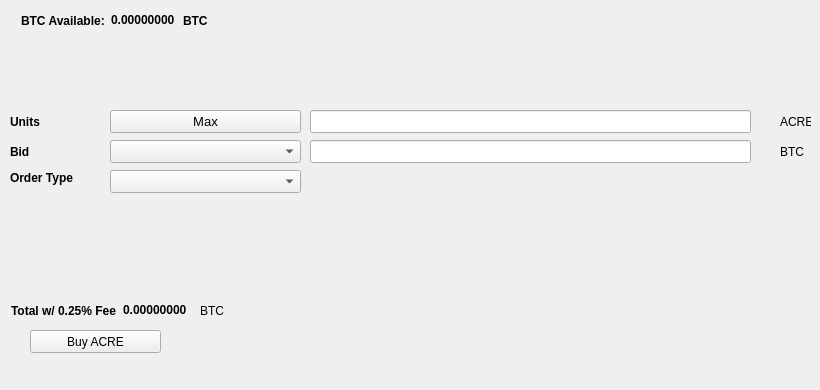
   <widget class="QWidget" name="BuyTab">
    <attribute name="title">
     <string>Buy</string>
    </attribute>
    <widget class="QPushButton" name="BuyACRE">
     <property name="geometry">
      <rect>
       <x>30</x>
       <y>330</y>
       <width>131</width>
       <height>23</height>
      </rect>
     </property>
     <property name="text">
      <string>Buy ACRE</string>
     </property>
     <property name="icon">
      <iconset resource="../acre.qrc">
       <normaloff>:/icons/bitcoin</normaloff>:/icons/bitcoin</iconset>
     </property>
    </widget>
    <widget class="QLabel" name="label_3">
     <property name="geometry">
      <rect>
       <x>10</x>
       <y>110</y>
       <width>46</width>
       <height>23</height>
      </rect>
     </property>
     <property name="font">
      <font>
       <weight>75</weight>
       <bold>true</bold>
      </font>
     </property>
     <property name="text">
      <string>Units</string>
     </property>
    </widget>
    <widget class="QLineEdit" name="UnitsInput">
     <property name="geometry">
      <rect>
       <x>310</x>
       <y>110</y>
       <width>441</width>
       <height>23</height>
      </rect>
     </property>
     <property name="font">
      <font>
       <pointsize>9</pointsize>
       <weight>75</weight>
       <bold>true</bold>
      </font>
     </property>
    </widget>
    <widget class="QLineEdit" name="BuyBidPriceEdit">
     <property name="geometry">
      <rect>
       <x>310</x>
       <y>140</y>
       <width>441</width>
       <height>23</height>
      </rect>
     </property>
     <property name="font">
      <font>
       <pointsize>9</pointsize>
       <weight>75</weight>
       <bold>true</bold>
      </font>
     </property>
    </widget>
    <widget class="QLabel" name="label_4">
     <property name="geometry">
      <rect>
       <x>780</x>
       <y>110</y>
       <width>31</width>
       <height>23</height>
      </rect>
     </property>
     <property name="text">
      <string>ACRE</string>
     </property>
    </widget>
    <widget class="QLabel" name="label_5">
     <property name="geometry">
      <rect>
       <x>780</x>
       <y>140</y>
       <width>31</width>
       <height>23</height>
      </rect>
     </property>
     <property name="text">
      <string>BTC</string>
     </property>
    </widget>
    <widget class="QLabel" name="label_6">
     <property name="geometry">
      <rect>
       <x>10</x>
       <y>140</y>
       <width>46</width>
       <height>23</height>
      </rect>
     </property>
     <property name="font">
      <font>
       <weight>75</weight>
       <bold>true</bold>
      </font>
     </property>
     <property name="text">
      <string>Bid</string>
     </property>
    </widget>
    <widget class="QLabel" name="label_7">
     <property name="geometry">
      <rect>
       <x>10</x>
       <y>170</y>
       <width>91</width>
       <height>16</height>
      </rect>
     </property>
     <property name="font">
      <font>
       <weight>75</weight>
       <bold>true</bold>
      </font>
     </property>
     <property name="text">
      <string>Order Type</string>
     </property>
    </widget>
    <widget class="QPushButton" name="Buy_Max_Amount">
     <property name="geometry">
      <rect>
       <x>110</x>
       <y>110</y>
       <width>191</width>
       <height>23</height>
      </rect>
     </property>
     <property name="font">
      <font>
       <pointsize>10</pointsize>
      </font>
     </property>
     <property name="text">
      <string>Max</string>
     </property>
    </widget>
    <widget class="QComboBox" name="BuyBidcomboBox">
     <property name="geometry">
      <rect>
       <x>110</x>
       <y>140</y>
       <width>191</width>
       <height>23</height>
      </rect>
     </property>
     <property name="font">
      <font>
       <pointsize>10</pointsize>
      </font>
     </property>
    </widget>
    <widget class="QComboBox" name="buyOrdertypeCombo">
     <property name="geometry">
      <rect>
       <x>110</x>
       <y>170</y>
       <width>191</width>
       <height>23</height>
      </rect>
     </property>
     <property name="font">
      <font>
       <pointsize>10</pointsize>
      </font>
     </property>
    </widget>
    <widget class="QWidget" name="layoutWidget1">
     <property name="geometry">
      <rect>
       <x>21</x>
       <y>11</y>
       <width>227</width>
       <height>19</height>
      </rect>
     </property>
     <layout class="QHBoxLayout" name="horizontalLayout_3">
      <item>
       <widget class="QLabel" name="label232">
        <property name="font">
         <font>
          <weight>75</weight>
          <bold>true</bold>
         </font>
        </property>
        <property name="text">
         <string>BTC Available:</string>
        </property>
       </widget>
      </item>
      <item>
       <widget class="QLabel" name="BtcAvailableLbl">
        <property name="palette">
         <palette>
          <active>
           <colorrole role="WindowText">
            <brush brushstyle="SolidPattern">
             <color alpha="255">
              <red>0</red>
              <green>0</green>
              <blue>0</blue>
             </color>
            </brush>
           </colorrole>
           <colorrole role="Button">
            <brush brushstyle="SolidPattern">
             <color alpha="255">
              <red>0</red>
              <green>170</green>
              <blue>0</blue>
             </color>
            </brush>
           </colorrole>
           <colorrole role="Light">
            <brush brushstyle="SolidPattern">
             <color alpha="255">
              <red>0</red>
              <green>255</green>
              <blue>0</blue>
             </color>
            </brush>
           </colorrole>
           <colorrole role="Midlight">
            <brush brushstyle="SolidPattern">
             <color alpha="255">
              <red>0</red>
              <green>212</green>
              <blue>0</blue>
             </color>
            </brush>
           </colorrole>
           <colorrole role="Dark">
            <brush brushstyle="SolidPattern">
             <color alpha="255">
              <red>0</red>
              <green>85</green>
              <blue>0</blue>
             </color>
            </brush>
           </colorrole>
           <colorrole role="Mid">
            <brush brushstyle="SolidPattern">
             <color alpha="255">
              <red>0</red>
              <green>113</green>
              <blue>0</blue>
             </color>
            </brush>
           </colorrole>
           <colorrole role="Text">
            <brush brushstyle="SolidPattern">
             <color alpha="255">
              <red>0</red>
              <green>170</green>
              <blue>0</blue>
             </color>
            </brush>
           </colorrole>
           <colorrole role="BrightText">
            <brush brushstyle="SolidPattern">
             <color alpha="255">
              <red>255</red>
              <green>255</green>
              <blue>255</blue>
             </color>
            </brush>
           </colorrole>
           <colorrole role="ButtonText">
            <brush brushstyle="SolidPattern">
             <color alpha="255">
              <red>0</red>
              <green>0</green>
              <blue>0</blue>
             </color>
            </brush>
           </colorrole>
           <colorrole role="Base">
            <brush brushstyle="SolidPattern">
             <color alpha="255">
              <red>255</red>
              <green>255</green>
              <blue>255</blue>
             </color>
            </brush>
           </colorrole>
           <colorrole role="Window">
            <brush brushstyle="SolidPattern">
             <color alpha="255">
              <red>0</red>
              <green>170</green>
              <blue>0</blue>
             </color>
            </brush>
           </colorrole>
           <colorrole role="Shadow">
            <brush brushstyle="SolidPattern">
             <color alpha="255">
              <red>0</red>
              <green>0</green>
              <blue>0</blue>
             </color>
            </brush>
           </colorrole>
           <colorrole role="AlternateBase">
            <brush brushstyle="SolidPattern">
             <color alpha="255">
              <red>127</red>
              <green>212</green>
              <blue>127</blue>
             </color>
            </brush>
           </colorrole>
           <colorrole role="ToolTipBase">
            <brush brushstyle="SolidPattern">
             <color alpha="255">
              <red>255</red>
              <green>255</green>
              <blue>220</blue>
             </color>
            </brush>
           </colorrole>
           <colorrole role="ToolTipText">
            <brush brushstyle="SolidPattern">
             <color alpha="255">
              <red>0</red>
              <green>0</green>
              <blue>0</blue>
             </color>
            </brush>
           </colorrole>
          </active>
          <inactive>
           <colorrole role="WindowText">
            <brush brushstyle="SolidPattern">
             <color alpha="255">
              <red>0</red>
              <green>0</green>
              <blue>0</blue>
             </color>
            </brush>
           </colorrole>
           <colorrole role="Button">
            <brush brushstyle="SolidPattern">
             <color alpha="255">
              <red>0</red>
              <green>170</green>
              <blue>0</blue>
             </color>
            </brush>
           </colorrole>
           <colorrole role="Light">
            <brush brushstyle="SolidPattern">
             <color alpha="255">
              <red>0</red>
              <green>255</green>
              <blue>0</blue>
             </color>
            </brush>
           </colorrole>
           <colorrole role="Midlight">
            <brush brushstyle="SolidPattern">
             <color alpha="255">
              <red>0</red>
              <green>212</green>
              <blue>0</blue>
             </color>
            </brush>
           </colorrole>
           <colorrole role="Dark">
            <brush brushstyle="SolidPattern">
             <color alpha="255">
              <red>0</red>
              <green>85</green>
              <blue>0</blue>
             </color>
            </brush>
           </colorrole>
           <colorrole role="Mid">
            <brush brushstyle="SolidPattern">
             <color alpha="255">
              <red>0</red>
              <green>113</green>
              <blue>0</blue>
             </color>
            </brush>
           </colorrole>
           <colorrole role="Text">
            <brush brushstyle="SolidPattern">
             <color alpha="255">
              <red>0</red>
              <green>170</green>
              <blue>0</blue>
             </color>
            </brush>
           </colorrole>
           <colorrole role="BrightText">
            <brush brushstyle="SolidPattern">
             <color alpha="255">
              <red>255</red>
              <green>255</green>
              <blue>255</blue>
             </color>
            </brush>
           </colorrole>
           <colorrole role="ButtonText">
            <brush brushstyle="SolidPattern">
             <color alpha="255">
              <red>0</red>
              <green>0</green>
              <blue>0</blue>
             </color>
            </brush>
           </colorrole>
           <colorrole role="Base">
            <brush brushstyle="SolidPattern">
             <color alpha="255">
              <red>255</red>
              <green>255</green>
              <blue>255</blue>
             </color>
            </brush>
           </colorrole>
           <colorrole role="Window">
            <brush brushstyle="SolidPattern">
             <color alpha="255">
              <red>0</red>
              <green>170</green>
              <blue>0</blue>
             </color>
            </brush>
           </colorrole>
           <colorrole role="Shadow">
            <brush brushstyle="SolidPattern">
             <color alpha="255">
              <red>0</red>
              <green>0</green>
              <blue>0</blue>
             </color>
            </brush>
           </colorrole>
           <colorrole role="AlternateBase">
            <brush brushstyle="SolidPattern">
             <color alpha="255">
              <red>127</red>
              <green>212</green>
              <blue>127</blue>
             </color>
            </brush>
           </colorrole>
           <colorrole role="ToolTipBase">
            <brush brushstyle="SolidPattern">
             <color alpha="255">
              <red>255</red>
              <green>255</green>
              <blue>220</blue>
             </color>
            </brush>
           </colorrole>
           <colorrole role="ToolTipText">
            <brush brushstyle="SolidPattern">
             <color alpha="255">
              <red>0</red>
              <green>0</green>
              <blue>0</blue>
             </color>
            </brush>
           </colorrole>
          </inactive>
          <disabled>
           <colorrole role="WindowText">
            <brush brushstyle="SolidPattern">
             <color alpha="255">
              <red>0</red>
              <green>85</green>
              <blue>0</blue>
             </color>
            </brush>
           </colorrole>
           <colorrole role="Button">
            <brush brushstyle="SolidPattern">
             <color alpha="255">
              <red>0</red>
              <green>170</green>
              <blue>0</blue>
             </color>
            </brush>
           </colorrole>
           <colorrole role="Light">
            <brush brushstyle="SolidPattern">
             <color alpha="255">
              <red>0</red>
              <green>255</green>
              <blue>0</blue>
             </color>
            </brush>
           </colorrole>
           <colorrole role="Midlight">
            <brush brushstyle="SolidPattern">
             <color alpha="255">
              <red>0</red>
              <green>212</green>
              <blue>0</blue>
             </color>
            </brush>
           </colorrole>
           <colorrole role="Dark">
            <brush brushstyle="SolidPattern">
             <color alpha="255">
              <red>0</red>
              <green>85</green>
              <blue>0</blue>
             </color>
            </brush>
           </colorrole>
           <colorrole role="Mid">
            <brush brushstyle="SolidPattern">
             <color alpha="255">
              <red>0</red>
              <green>113</green>
              <blue>0</blue>
             </color>
            </brush>
           </colorrole>
           <colorrole role="Text">
            <brush brushstyle="SolidPattern">
             <color alpha="255">
              <red>0</red>
              <green>85</green>
              <blue>0</blue>
             </color>
            </brush>
           </colorrole>
           <colorrole role="BrightText">
            <brush brushstyle="SolidPattern">
             <color alpha="255">
              <red>255</red>
              <green>255</green>
              <blue>255</blue>
             </color>
            </brush>
           </colorrole>
           <colorrole role="ButtonText">
            <brush brushstyle="SolidPattern">
             <color alpha="255">
              <red>0</red>
              <green>85</green>
              <blue>0</blue>
             </color>
            </brush>
           </colorrole>
           <colorrole role="Base">
            <brush brushstyle="SolidPattern">
             <color alpha="255">
              <red>0</red>
              <green>170</green>
              <blue>0</blue>
             </color>
            </brush>
           </colorrole>
           <colorrole role="Window">
            <brush brushstyle="SolidPattern">
             <color alpha="255">
              <red>0</red>
              <green>170</green>
              <blue>0</blue>
             </color>
            </brush>
           </colorrole>
           <colorrole role="Shadow">
            <brush brushstyle="SolidPattern">
             <color alpha="255">
              <red>0</red>
              <green>0</green>
              <blue>0</blue>
             </color>
            </brush>
           </colorrole>
           <colorrole role="AlternateBase">
            <brush brushstyle="SolidPattern">
             <color alpha="255">
              <red>0</red>
              <green>170</green>
              <blue>0</blue>
             </color>
            </brush>
           </colorrole>
           <colorrole role="ToolTipBase">
            <brush brushstyle="SolidPattern">
             <color alpha="255">
              <red>255</red>
              <green>255</green>
              <blue>220</blue>
             </color>
            </brush>
           </colorrole>
           <colorrole role="ToolTipText">
            <brush brushstyle="SolidPattern">
             <color alpha="255">
              <red>0</red>
              <green>0</green>
              <blue>0</blue>
             </color>
            </brush>
           </colorrole>
          </disabled>
         </palette>
        </property>
        <property name="font">
         <font>
          <weight>75</weight>
          <bold>true</bold>
         </font>
        </property>
        <property name="text">
         <string>0.00000000</string>
        </property>
        <property name="textInteractionFlags">
         <set>Qt::LinksAccessibleByMouse|Qt::TextSelectableByKeyboard|Qt::TextSelectableByMouse</set>
        </property>
       </widget>
      </item>
      <item>
       <widget class="QLabel" name="BtcAvailableLbl_2">
        <property name="font">
         <font>
          <weight>75</weight>
          <bold>true</bold>
         </font>
        </property>
        <property name="text">
         <string>BTC</string>
        </property>
       </widget>
      </item>
     </layout>
    </widget>
    <widget class="QWidget" name="layoutWidge2">
     <property name="geometry">
      <rect>
       <x>11</x>
       <y>301</y>
       <width>259</width>
       <height>19</height>
      </rect>
     </property>
     <layout class="QHBoxLayout" name="horizontalLayout_4">
      <item>
       <widget class="QLabel" name="label_9">
        <property name="font">
         <font>
          <weight>75</weight>
          <bold>true</bold>
         </font>
        </property>
        <property name="text">
         <string>Total w/ 0.25% Fee</string>
        </property>
       </widget>
      </item>
      <item>
       <widget class="QLabel" name="BuyCostLabel">
        <property name="palette">
         <palette>
          <active>
           <colorrole role="WindowText">
            <brush brushstyle="SolidPattern">
             <color alpha="255">
              <red>0</red>
              <green>0</green>
              <blue>0</blue>
             </color>
            </brush>
           </colorrole>
           <colorrole role="Button">
            <brush brushstyle="SolidPattern">
             <color alpha="255">
              <red>0</red>
              <green>170</green>
              <blue>0</blue>
             </color>
            </brush>
           </colorrole>
           <colorrole role="Light">
            <brush brushstyle="SolidPattern">
             <color alpha="255">
              <red>0</red>
              <green>255</green>
              <blue>0</blue>
             </color>
            </brush>
           </colorrole>
           <colorrole role="Midlight">
            <brush brushstyle="SolidPattern">
             <color alpha="255">
              <red>0</red>
              <green>212</green>
              <blue>0</blue>
             </color>
            </brush>
           </colorrole>
           <colorrole role="Dark">
            <brush brushstyle="SolidPattern">
             <color alpha="255">
              <red>0</red>
              <green>85</green>
              <blue>0</blue>
             </color>
            </brush>
           </colorrole>
           <colorrole role="Mid">
            <brush brushstyle="SolidPattern">
             <color alpha="255">
              <red>0</red>
              <green>113</green>
              <blue>0</blue>
             </color>
            </brush>
           </colorrole>
           <colorrole role="Text">
            <brush brushstyle="SolidPattern">
             <color alpha="255">
              <red>0</red>
              <green>170</green>
              <blue>0</blue>
             </color>
            </brush>
           </colorrole>
           <colorrole role="BrightText">
            <brush brushstyle="SolidPattern">
             <color alpha="255">
              <red>255</red>
              <green>255</green>
              <blue>255</blue>
             </color>
            </brush>
           </colorrole>
           <colorrole role="ButtonText">
            <brush brushstyle="SolidPattern">
             <color alpha="255">
              <red>0</red>
              <green>0</green>
              <blue>0</blue>
             </color>
            </brush>
           </colorrole>
           <colorrole role="Base">
            <brush brushstyle="SolidPattern">
             <color alpha="255">
              <red>255</red>
              <green>255</green>
              <blue>255</blue>
             </color>
            </brush>
           </colorrole>
           <colorrole role="Window">
            <brush brushstyle="SolidPattern">
             <color alpha="255">
              <red>0</red>
              <green>170</green>
              <blue>0</blue>
             </color>
            </brush>
           </colorrole>
           <colorrole role="Shadow">
            <brush brushstyle="SolidPattern">
             <color alpha="255">
              <red>0</red>
              <green>0</green>
              <blue>0</blue>
             </color>
            </brush>
           </colorrole>
           <colorrole role="AlternateBase">
            <brush brushstyle="SolidPattern">
             <color alpha="255">
              <red>127</red>
              <green>212</green>
              <blue>127</blue>
             </color>
            </brush>
           </colorrole>
           <colorrole role="ToolTipBase">
            <brush brushstyle="SolidPattern">
             <color alpha="255">
              <red>255</red>
              <green>255</green>
              <blue>220</blue>
             </color>
            </brush>
           </colorrole>
           <colorrole role="ToolTipText">
            <brush brushstyle="SolidPattern">
             <color alpha="255">
              <red>0</red>
              <green>0</green>
              <blue>0</blue>
             </color>
            </brush>
           </colorrole>
          </active>
          <inactive>
           <colorrole role="WindowText">
            <brush brushstyle="SolidPattern">
             <color alpha="255">
              <red>0</red>
              <green>0</green>
              <blue>0</blue>
             </color>
            </brush>
           </colorrole>
           <colorrole role="Button">
            <brush brushstyle="SolidPattern">
             <color alpha="255">
              <red>0</red>
              <green>170</green>
              <blue>0</blue>
             </color>
            </brush>
           </colorrole>
           <colorrole role="Light">
            <brush brushstyle="SolidPattern">
             <color alpha="255">
              <red>0</red>
              <green>255</green>
              <blue>0</blue>
             </color>
            </brush>
           </colorrole>
           <colorrole role="Midlight">
            <brush brushstyle="SolidPattern">
             <color alpha="255">
              <red>0</red>
              <green>212</green>
              <blue>0</blue>
             </color>
            </brush>
           </colorrole>
           <colorrole role="Dark">
            <brush brushstyle="SolidPattern">
             <color alpha="255">
              <red>0</red>
              <green>85</green>
              <blue>0</blue>
             </color>
            </brush>
           </colorrole>
           <colorrole role="Mid">
            <brush brushstyle="SolidPattern">
             <color alpha="255">
              <red>0</red>
              <green>113</green>
              <blue>0</blue>
             </color>
            </brush>
           </colorrole>
           <colorrole role="Text">
            <brush brushstyle="SolidPattern">
             <color alpha="255">
              <red>0</red>
              <green>170</green>
              <blue>0</blue>
             </color>
            </brush>
           </colorrole>
           <colorrole role="BrightText">
            <brush brushstyle="SolidPattern">
             <color alpha="255">
              <red>255</red>
              <green>255</green>
              <blue>255</blue>
             </color>
            </brush>
           </colorrole>
           <colorrole role="ButtonText">
            <brush brushstyle="SolidPattern">
             <color alpha="255">
              <red>0</red>
              <green>0</green>
              <blue>0</blue>
             </color>
            </brush>
           </colorrole>
           <colorrole role="Base">
            <brush brushstyle="SolidPattern">
             <color alpha="255">
              <red>255</red>
              <green>255</green>
              <blue>255</blue>
             </color>
            </brush>
           </colorrole>
           <colorrole role="Window">
            <brush brushstyle="SolidPattern">
             <color alpha="255">
              <red>0</red>
              <green>170</green>
              <blue>0</blue>
             </color>
            </brush>
           </colorrole>
           <colorrole role="Shadow">
            <brush brushstyle="SolidPattern">
             <color alpha="255">
              <red>0</red>
              <green>0</green>
              <blue>0</blue>
             </color>
            </brush>
           </colorrole>
           <colorrole role="AlternateBase">
            <brush brushstyle="SolidPattern">
             <color alpha="255">
              <red>127</red>
              <green>212</green>
              <blue>127</blue>
             </color>
            </brush>
           </colorrole>
           <colorrole role="ToolTipBase">
            <brush brushstyle="SolidPattern">
             <color alpha="255">
              <red>255</red>
              <green>255</green>
              <blue>220</blue>
             </color>
            </brush>
           </colorrole>
           <colorrole role="ToolTipText">
            <brush brushstyle="SolidPattern">
             <color alpha="255">
              <red>0</red>
              <green>0</green>
              <blue>0</blue>
             </color>
            </brush>
           </colorrole>
          </inactive>
          <disabled>
           <colorrole role="WindowText">
            <brush brushstyle="SolidPattern">
             <color alpha="255">
              <red>0</red>
              <green>85</green>
              <blue>0</blue>
             </color>
            </brush>
           </colorrole>
           <colorrole role="Button">
            <brush brushstyle="SolidPattern">
             <color alpha="255">
              <red>0</red>
              <green>170</green>
              <blue>0</blue>
             </color>
            </brush>
           </colorrole>
           <colorrole role="Light">
            <brush brushstyle="SolidPattern">
             <color alpha="255">
              <red>0</red>
              <green>255</green>
              <blue>0</blue>
             </color>
            </brush>
           </colorrole>
           <colorrole role="Midlight">
            <brush brushstyle="SolidPattern">
             <color alpha="255">
              <red>0</red>
              <green>212</green>
              <blue>0</blue>
             </color>
            </brush>
           </colorrole>
           <colorrole role="Dark">
            <brush brushstyle="SolidPattern">
             <color alpha="255">
              <red>0</red>
              <green>85</green>
              <blue>0</blue>
             </color>
            </brush>
           </colorrole>
           <colorrole role="Mid">
            <brush brushstyle="SolidPattern">
             <color alpha="255">
              <red>0</red>
              <green>113</green>
              <blue>0</blue>
             </color>
            </brush>
           </colorrole>
           <colorrole role="Text">
            <brush brushstyle="SolidPattern">
             <color alpha="255">
              <red>0</red>
              <green>85</green>
              <blue>0</blue>
             </color>
            </brush>
           </colorrole>
           <colorrole role="BrightText">
            <brush brushstyle="SolidPattern">
             <color alpha="255">
              <red>255</red>
              <green>255</green>
              <blue>255</blue>
             </color>
            </brush>
           </colorrole>
           <colorrole role="ButtonText">
            <brush brushstyle="SolidPattern">
             <color alpha="255">
              <red>0</red>
              <green>85</green>
              <blue>0</blue>
             </color>
            </brush>
           </colorrole>
           <colorrole role="Base">
            <brush brushstyle="SolidPattern">
             <color alpha="255">
              <red>0</red>
              <green>170</green>
              <blue>0</blue>
             </color>
            </brush>
           </colorrole>
           <colorrole role="Window">
            <brush brushstyle="SolidPattern">
             <color alpha="255">
              <red>0</red>
              <green>170</green>
              <blue>0</blue>
             </color>
            </brush>
           </colorrole>
           <colorrole role="Shadow">
            <brush brushstyle="SolidPattern">
             <color alpha="255">
              <red>0</red>
              <green>0</green>
              <blue>0</blue>
             </color>
            </brush>
           </colorrole>
           <colorrole role="AlternateBase">
            <brush brushstyle="SolidPattern">
             <color alpha="255">
              <red>0</red>
              <green>170</green>
              <blue>0</blue>
             </color>
            </brush>
           </colorrole>
           <colorrole role="ToolTipBase">
            <brush brushstyle="SolidPattern">
             <color alpha="255">
              <red>255</red>
              <green>255</green>
              <blue>220</blue>
             </color>
            </brush>
           </colorrole>
           <colorrole role="ToolTipText">
            <brush brushstyle="SolidPattern">
             <color alpha="255">
              <red>0</red>
              <green>0</green>
              <blue>0</blue>
             </color>
            </brush>
           </colorrole>
          </disabled>
         </palette>
        </property>
        <property name="font">
         <font>
          <weight>75</weight>
          <bold>true</bold>
         </font>
        </property>
        <property name="autoFillBackground">
         <bool>false</bool>
        </property>
        <property name="text">
         <string>0.00000000</string>
        </property>
        <property name="textInteractionFlags">
         <set>Qt::LinksAccessibleByMouse|Qt::TextSelectableByMouse</set>
        </property>
       </widget>
      </item>
      <item>
       <widget class="QLabel" name="label_10">
        <property name="font">
         <font>
          <weight>50</weight>
          <bold>false</bold>
         </font>
        </property>
        <property name="text">
         <string>BTC</string>
        </property>
       </widget>
      </item>
     </layout>
    </widget>
    <widget class="QLabel" name="label_24">
     <property name="geometry">
      <rect>
       <x>460</x>
       <y>300</y>
       <width>281</width>
       <height>81</height>
      </rect>
     </property>
     <property name="text">
      <string/>
     </property>
     <property name="pixmap">
      <pixmap>:/images/bittrex</pixmap>
     </property>
    </widget>
   </widget>
